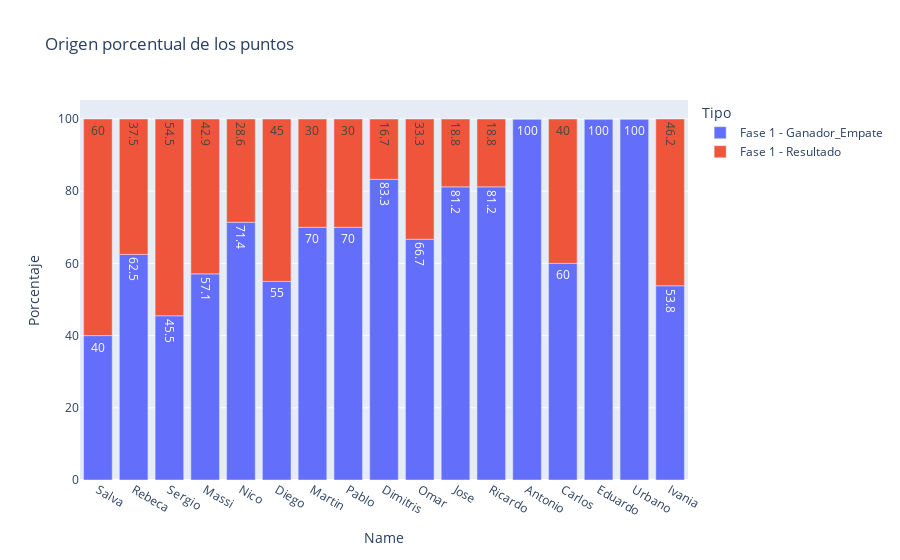

This figure's notebook cell:
### Code cell
df_stacked = df_ec.groupby(['Name','Fase'])[['Marcador','Ganador_Empate']].sum().reset_index()
df_stacked['Fase'] = 'Fase '+df_stacked['Fase'].astype(str)

df_stacked_1 = df_stacked[['Name', 'Fase', 'Marcador']]
df_stacked_1.columns = ['Name', 'Fase', 'Puntos']
df_stacked_1['Puntos'] = 3*df_stacked_1['Puntos'] 
df_stacked_1['Tipo'] = 'Resultado'

df_stacked_2 = df_stacked[['Name', 'Fase', 'Ganador_Empate']]
df_stacked_2.columns = ['Name', 'Fase', 'Puntos']
df_stacked_2['Tipo'] = 'Ganador_Empate'

df_stacked = pd.concat([df_stacked_1, df_stacked_2])
df_stacked['Tipo'] = df_stacked['Fase']+' - '+df_stacked['Tipo']

df_total = df_stacked.groupby('Name')['Puntos'].sum().reset_index()
df_total.columns =['Name', 'Total']

df_stacked = df_stacked.merge(df_total, on='Name', how='left')
df_stacked['Porcentaje'] = round(100*(df_stacked['Puntos']/df_stacked['Total']),1)


sorterIndex = dict(zip(list_positions, range(len(list_positions))))
df_stacked['Name_Rank'] = df_stacked['Name'].map(sorterIndex)
df_stacked = df_stacked.sort_values(['Name_Rank','Tipo'])

#display(df_stacked)

fig = px.bar(df_stacked, x='Name', y='Porcentaje', color='Tipo', text=df_stacked['Porcentaje'], title='Origen porcentual de los puntos')
fig.write_image("figuras/resultado_porcentual.png")
plot(fig, filename='figuras/ajepi_mundial_2022_porcentaje.html')
fig.show()

### Figure 1 — Plotly figure (JSON) as saved in the notebook; plotly's stock layout.template omitted (floating-point values rounded to 4 significant figures)
{"data": [{"alignmentgroup": "True", "hovertemplate": "Tipo=Fase 1 - Ganador_Empate<br>Name=%{x}<br>Porcentaje=%{text}<extra></extra>", "legendgroup": "Fase 1 - Ganador_Empate", "marker": {"color": "#636efa", "pattern": {"shape": ""}}, "name": "Fase 1 - Ganador_Empate", "offsetgroup": "Fase 1 - Ganador_Empate", "orientation": "v", "showlegend": true, "text": [40, 62.5, 45.5, 57.1, 71.4, 55, 70, 70, 83.3, 66.7, 81.2, 81.2, 100, 60, 100, 100, 53.8], "textposition": "auto", "type": "bar", "x": ["Salva", "Rebeca", "Sergio", "Massi", "Nico", "Diego", "Martin", "Pablo", "Dimitris", "Omar", "Jose", "Ricardo", "Antonio", "Carlos", "Eduardo", "Urbano", "Ivania"], "xaxis": "x", "y": [40, 62.5, 45.5, 57.1, 71.4, 55, 70, 70, 83.3, 66.7, 81.2, 81.2, 100, 60, 100, 100, 53.8], "yaxis": "y"}, {"alignmentgroup": "True", "hovertemplate": "Tipo=Fase 1 - Resultado<br>Name=%{x}<br>Porcentaje=%{text}<extra></extra>", "legendgroup": "Fase 1 - Resultado", "marker": {"color": "#EF553B", "pattern": {"shape": ""}}, "name": "Fase 1 - Resultado", "offsetgroup": "Fase 1 - Resultado", "orientation": "v", "showlegend": true, "text": [60, 37.5, 54.5, 42.9, 28.6, 45, 30, 30, 16.7, 33.3, 18.8, 18.8, 0, 40, 0, 0, 46.2], "textposition": "auto", "type": "bar", "x": ["Salva", "Rebeca", "Sergio", "Massi", "Nico", "Diego", "Martin", "Pablo", "Dimitris", "Omar", "Jose", "Ricardo", "Antonio", "Carlos", "Eduardo", "Urbano", "Ivania"], "xaxis": "x", "y": [60, 37.5, 54.5, 42.9, 28.6, 45, 30, 30, 16.7, 33.3, 18.8, 18.8, 0, 40, 0, 0, 46.2], "yaxis": "y"}], "layout": {"barmode": "relative", "legend": {"title": {"text": "Tipo"}, "tracegroupgap": 0}, "title": {"text": "Origen porcentual de los puntos"}, "xaxis": {"anchor": "y", "domain": [0, 1], "title": {"text": "Name"}}, "yaxis": {"anchor": "x", "domain": [0, 1], "title": {"text": "Porcentaje"}}}}
